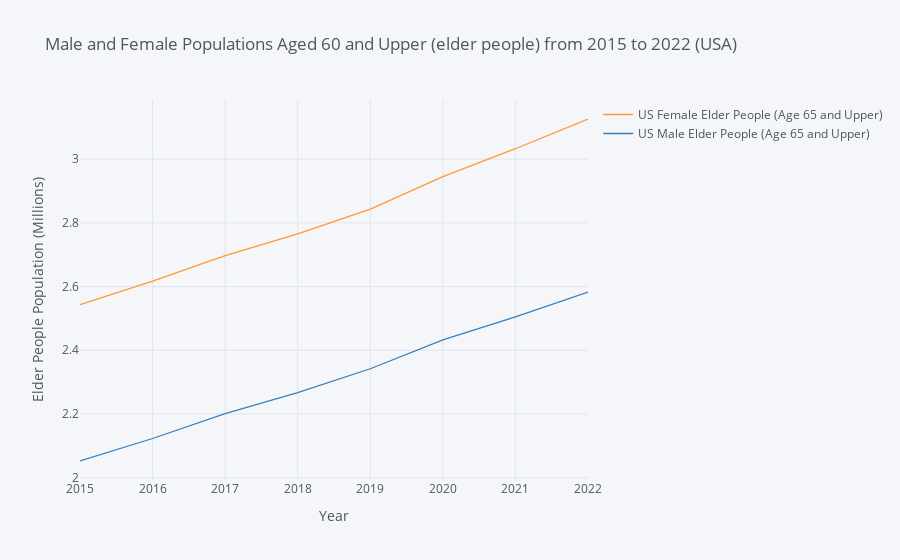

Write notebook code for a chart like this one.
### Markdown cell above
### **_<u>Visualization III: Male and Female Populations Aged 65 and Upper (elder people) from 2015 to 2022 (USA)_**

### Code cell
indicators_1 = {"SP.POP.65UP.FE.IN": "US Female Elder People (Age 65 and Upper)",
             "SP.POP.65UP.MA.IN": "US Male Elder People (Age 65 and Upper)"}


data_USA = wbdata.get_dataframe(indicators_1, country=['USA'])


data_USA.reset_index(inplace=True)
selected_years = ["2015","2016","2017","2018",'2019', '2020', '2021', '2022']
data_USA = data_USA[data_USA['date'].isin(selected_years)]
data_USA.set_index(['date'],inplace=True)
data_USA.sort_index(ascending=True, inplace=True)
data_USA['US Female Elder People (Age 65 and Upper)'] = data_USA['US Female Elder People (Age 65 and Upper)'] / 10000000
data_USA['US Male Elder People (Age 65 and Upper)'] = data_USA['US Male Elder People (Age 65 and Upper)'] / 10000000

data_USA.iplot(title = 'Male and Female Populations Aged 60 and Upper (elder people) from 2015 to 2022 (USA)', xTitle = 'Year', yTitle = 'Elder People Population (Millions)')

### Figure 1 — Plotly figure (JSON) as saved in the notebook; plotly's stock layout.template omitted (floating-point values rounded to 4 significant figures)
{"data": [{"line": {"color": "rgba(255, 153, 51, 1.0)", "dash": "solid", "shape": "linear", "width": 1.3}, "mode": "lines", "name": "US Female Elder People (Age 65 and Upper)", "text": "", "type": "scatter", "x": ["2015", "2016", "2017", "2018", "2019", "2020", "2021", "2022"], "y": [2.543, 2.617, 2.697, 2.765, 2.843, 2.945, 3.033, 3.126]}, {"line": {"color": "rgba(55, 128, 191, 1.0)", "dash": "solid", "shape": "linear", "width": 1.3}, "mode": "lines", "name": "US Male Elder People (Age 65 and Upper)", "text": "", "type": "scatter", "x": ["2015", "2016", "2017", "2018", "2019", "2020", "2021", "2022"], "y": [2.052, 2.123, 2.201, 2.267, 2.342, 2.433, 2.505, 2.582]}], "layout": {"autosize": true, "legend": {"bgcolor": "#F5F6F9", "font": {"color": "#4D5663"}}, "paper_bgcolor": "#F5F6F9", "plot_bgcolor": "#F5F6F9", "title": {"font": {"color": "#4D5663"}, "text": "Male and Female Populations Aged 60 and Upper (elder people) from 2015 to 2022 (USA)"}, "xaxis": {"autorange": true, "gridcolor": "#E1E5ED", "range": [0, 7], "showgrid": true, "tickfont": {"color": "#4D5663"}, "title": {"font": {"color": "#4D5663"}, "text": "Year"}, "type": "category", "zerolinecolor": "#E1E5ED"}, "yaxis": {"autorange": true, "gridcolor": "#E1E5ED", "range": [1.993, 3.186], "showgrid": true, "tickfont": {"color": "#4D5663"}, "title": {"font": {"color": "#4D5663"}, "text": "Elder People Population (Millions)"}, "type": "linear", "zerolinecolor": "#E1E5ED"}}}
